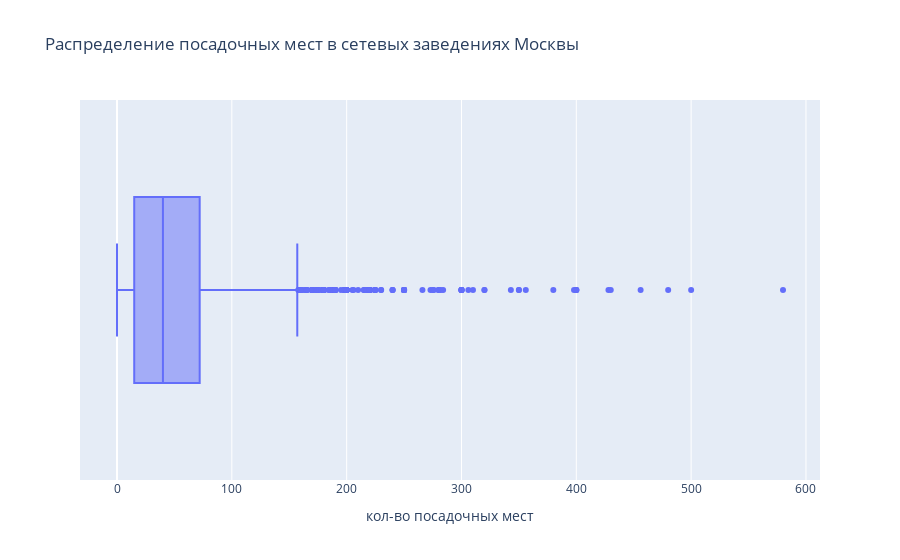

Notebook code for this chart:
### Code cell
fig = px.box(data.query('chain=="да"'), x="number", labels={'number':'кол-во посадочных мест'},
                title="Распределение посадочных мест в сетевых заведениях Москвы")
fig.write_image("/Users/ulia/yandex_DA/Yandex_Practicum_Projects/Data_Analytics/10_Data_Visualization/Images/fig12.jpeg")
fig.show()

### Figure 1 — Plotly figure (JSON) as saved in the notebook; plotly's stock layout.template omitted (floating-point values rounded to 4 significant figures; data arrays with more than 128 entries replaced by an {"elided": "..."} marker saying what was removed)
{"data": [{"alignmentgroup": "True", "hovertemplate": "кол-во посадочных мест=%{x}<extra></extra>", "legendgroup": "", "marker": {"color": "#636efa"}, "name": "", "notched": false, "offsetgroup": "", "orientation": "h", "showlegend": false, "type": "box", "x": {"elided": "2964 int values"}, "x0": " ", "xaxis": "x", "y0": " ", "yaxis": "y"}], "layout": {"boxmode": "group", "legend": {"tracegroupgap": 0}, "title": {"text": "Распределение посадочных мест в сетевых заведениях Москвы"}, "xaxis": {"anchor": "y", "domain": [0, 1], "title": {"text": "кол-во посадочных мест"}}, "yaxis": {"anchor": "x", "domain": [0, 1]}}}
